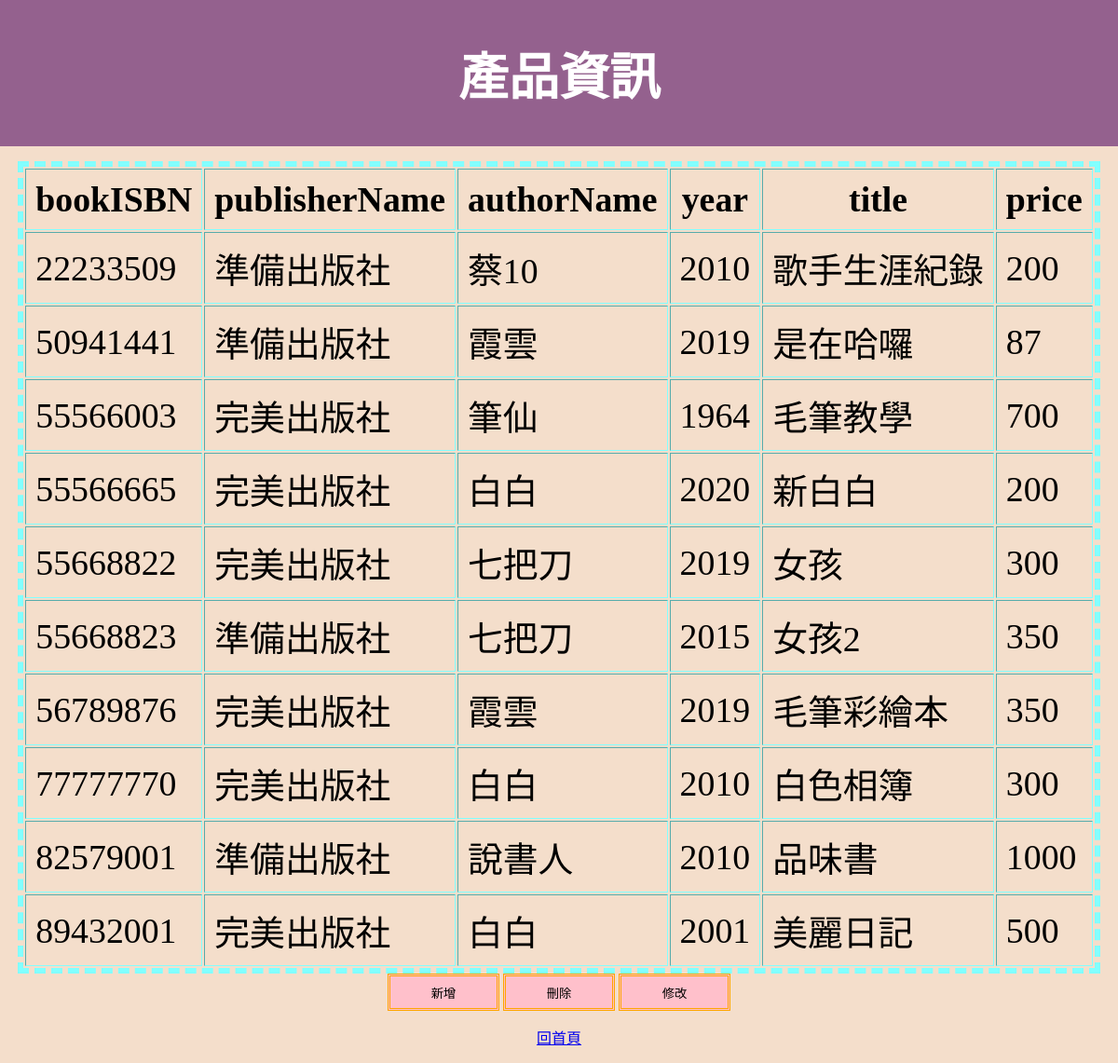
Screenshot of /book.php with the database file from the repository.
### tables this page shows
CREATE TABLE `book` (
  `bookISBN` varchar(255) NOT NULL,
  `publisherName` varchar(255) NOT NULL,
  `authorName` varchar(255) NOT NULL,
  `year` int(11) NOT NULL,
  `title` varchar(255) NOT NULL,
  `price` int(11) NOT NULL
);

### book.php (the view, shortened to what this page needs)
<!DOCTYPE html>
<html lang="en">
<head>
</head>
<body bgcolor="#F4DECB">
<header id="header">
  <h1 style="text-align:center;font-family:Microsoft JhengHei;font-size:54px">產品資訊</h1>
</header>
<p>
<div>
<table style="border:6px #82FFFF dashed;font-size:1cm;" cellpadding="10" border='1' align=center text-align=center>
<tr>
  <th>bookISBN</th>
  <th>publisherName</th>
  <th>authorName</th>
  <th>year</th>
  <th>title</th>
  <th>price</th>
  </tr>
<?php
$dbhost = '127.0.0.1:3307';
$dbuser = 'root';
$dbpass = '';
$dbname = 'bookstore1';
$conn = new mysqli("$dbhost","$dbuser","$dbpass","$dbname");
  $sql = "SELECT * from book";
  $result = $conn->query($sql) or die('MySQL query error');
  if ($result->num_rows>0){
    while($row = $result-> fetch_assoc()){
        echo "<tr><td>". $row["bookISBN"] ."</td><td>". $row["publisherName"] ."</td><td>" .$row["authorName"]. "</td><td>" .$row["year"]. "</td><td>" .$row["title"]. "</td><td>" .$row["price"]. "</td></tr>";
    }
    echo "</table>";
}
else{
    echo "0 result";
}
?>
</div>
<div align=center>
<input type="button" value="新增" style="width:120px;height:40px;border:3px orange double;background-color:pink;" onclick="location.href='book_insert.php'">
<input type="button" value="刪除" style="width:120px;height:40px;border:3px orange double;background-color:pink;" onclick="location.href='book_delete.php'">
<input type="button" value="修改" style="width:120px;height:40px;border:3px orange double;background-color:pink;" onclick="location.href='book_update.php'"><p></p>
<p><a href="index.php">回首頁</p></a>
</div>
</body>
</html>

### book.php (style rules this page uses)
body { margin:0px; height:100%; }
#header { background-color: #94618E; color:#FFF; padding: 3px; }

### rows the page displays
book: bookISBN "22233509", publisherName "準備出版社", authorName "蔡10", year "2010", title "歌手生涯紀錄", price "200"
book: bookISBN "50941441", publisherName "準備出版社", authorName "霞雲", year "2019", title "是在哈囉", price "87"
book: bookISBN "55566003", publisherName "完美出版社", authorName "筆仙", year "1964", title "毛筆教學", price "700"
book: bookISBN "55566665", publisherName "完美出版社", authorName "白白", year "2020", title "新白白", price "200"
book: bookISBN "55668822", publisherName "完美出版社", authorName "七把刀", year "2019", title "女孩", price "300"
book: bookISBN "55668823", publisherName "準備出版社", authorName "七把刀", year "2015", title "女孩2", price "350"
book: bookISBN "56789876", publisherName "完美出版社", authorName "霞雲", year "2019", title "毛筆彩繪本", price "350"
book: bookISBN "77777770", publisherName "完美出版社", authorName "白白", year "2010", title "白色相簿", price "300"
book: bookISBN "82579001", publisherName "準備出版社", authorName "說書人", year "2010", title "品味書", price "1000"
book: bookISBN "89432001", publisherName "完美出版社", authorName "白白", year "2001", title "美麗日記", price "500"
